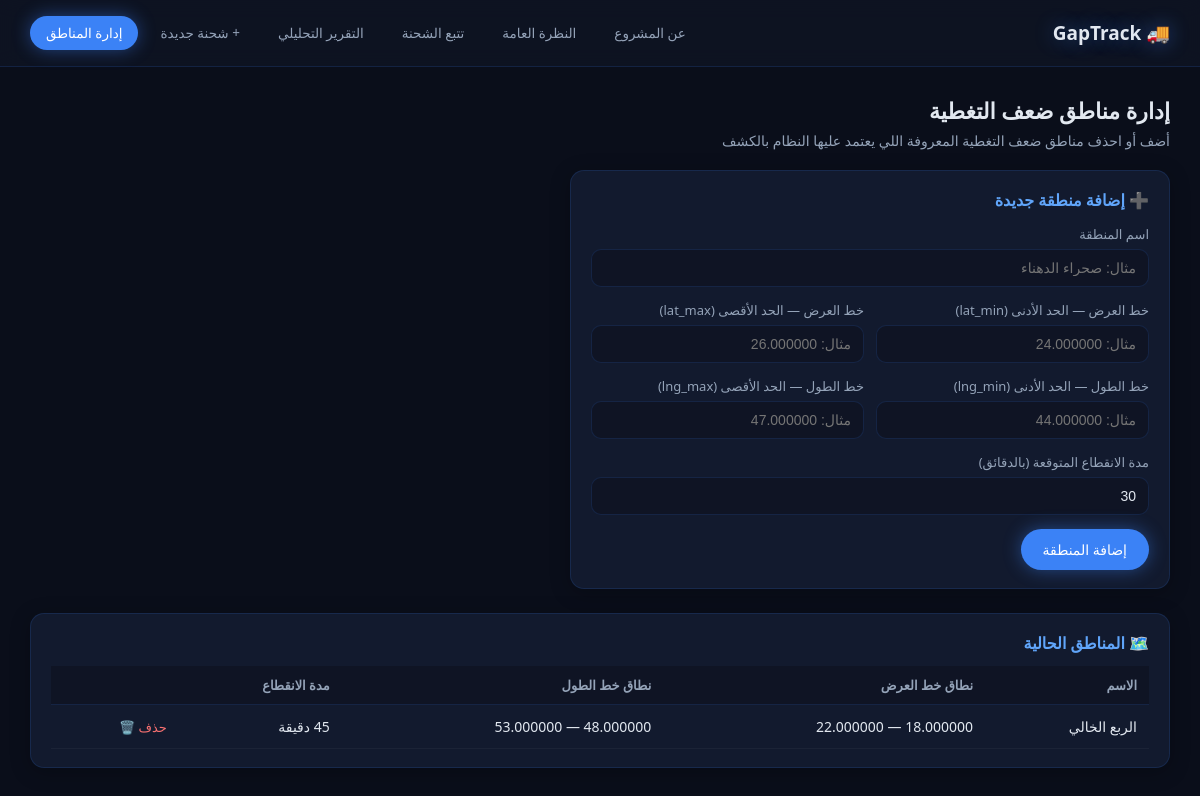
/zones.php, run on the app's committed database.
### tables this page shows
CREATE TABLE coverage_gap_zones (
    id INT AUTO_INCREMENT PRIMARY KEY,
    zone_name VARCHAR(100) NOT NULL,
    lat_min DECIMAL(10,6) NOT NULL,
    lat_max DECIMAL(10,6) NOT NULL,
    lng_min DECIMAL(10,6) NOT NULL,
    lng_max DECIMAL(10,6) NOT NULL,
    expected_gap_minutes INT DEFAULT 30
);

### zones.php (the view, shortened to what this page needs)
<?php
require_once 'config/db.php';
$zones = $conn->query("SELECT * FROM coverage_gap_zones ORDER BY id DESC");
?>
<!DOCTYPE html>
<html lang="ar" dir="rtl">
<head>
  <link rel="stylesheet" href="assets/css/style.css">
</head>
<body>
<nav class="topnav">
  <div class="brand">🚚 GapTrack</div>
  <div class="links">
    <a href="index.php">عن المشروع</a>
    <a href="overview.php">النظرة العامة</a>
    <a href="dashboard.php">تتبع الشحنة</a>
    <a href="reports.php">التقرير التحليلي</a>
    <a href="add_shipment.php">+ شحنة جديدة</a>
    <a href="zones.php" class="active">إدارة المناطق</a>
  </div>
</nav>
<div class="page-wrap">
  <h1 class="page-title">إدارة مناطق ضعف التغطية</h1>
  <p class="page-sub">أضف أو احذف مناطق ضعف التغطية المعروفة اللي يعتمد عليها النظام بالكشف</p>
  <div class="card form-card">
    <h2 style="font-size:16px; color:#60a5fa; margin-bottom:14px;">➕ إضافة منطقة جديدة</h2>
    <form method="POST">
      <div class="form-group">
        <label>اسم المنطقة</label>
        <input type="text" name="zone_name" placeholder="مثال: صحراء الدهناء" required>
      </div>
      <div class="form-row">
        <div class="form-group">
          <label>خط العرض — الحد الأدنى (lat_min)</label>
          <input type="number" step="0.000001" name="lat_min" placeholder="مثال: 24.000000" required>
        </div>
        <div class="form-group">
          <label>خط العرض — الحد الأقصى (lat_max)</label>
          <input type="number" step="0.000001" name="lat_max" placeholder="مثال: 26.000000" required>
        </div>
      </div>
      <div class="form-row">
        <div class="form-group">
          <label>خط الطول — الحد الأدنى (lng_min)</label>
          <input type="number" step="0.000001" name="lng_min" placeholder="مثال: 44.000000" required>
        </div>
        <div class="form-group">
          <label>خط الطول — الحد الأقصى (lng_max)</label>
          <input type="number" step="0.000001" name="lng_max" placeholder="مثال: 47.000000" required>
        </div>
      </div>
      <div class="form-group">
        <label>مدة الانقطاع المتوقعة (بالدقائق)</label>
        <input type="number" name="expected_gap_minutes" value="30" required>
      </div>
      <button type="submit" class="submit-btn">إضافة المنطقة</button>
    </form>
  </div>
  <div class="card">
    <h2 style="font-size:16px; color:#60a5fa; margin-bottom:10px;">🗺️ المناطق الحالية</h2>
    <table class="data-table">
      <tr>
        <th>الاسم</th><th>نطاق خط العرض</th><th>نطاق خط الطول</th>
        <th>مدة الانقطاع</th><th></th>
      </tr>
      <?php while ($z = $zones->fetch_assoc()): ?>
      <tr>
        <td><?= $z['zone_name'] ?></td>
        <td><?= $z['lat_min'] ?> — <?= $z['lat_max'] ?></td>
        <td><?= $z['lng_min'] ?> — <?= $z['lng_max'] ?></td>
        <td><?= $z['expected_gap_minutes'] ?> دقيقة</td>
        <td>
          <a href="zones.php?delete=<?= $z['id'] ?>" class="delete-link"
             onclick="return confirm('متأكد تبي تحذف هذي المنطقة؟')">حذف 🗑️</a>
        </td>
      </tr>
      <?php endwhile; ?>
    </table>
  </div>
</div>
</body>
</html>

### assets/css/style.css (style rules this page uses)
:root { --bg: #0a0e1a; --bg-soft: #0f1424; --card: #121a2e; --card-border: rgba(59, 130, 246, 0.15); --text: #e2e8f0; --text-dim: #94a3b8; --accent: #3b82f6; --accent-glow: rgba(59, 130, 246, 0.45); --accent-2: #60a5fa; --success: #22c55e; --warning: #f59e0b; --danger: #ef4444; --radius: 14px; }
* { box-sizing: border-box; margin: 0; padding: 0; }
body { font-family: 'Segoe UI', Tahoma, Arial, sans-serif; background: var(--bg); color: var(--text); min-height: 100vh; }
nav.topnav { background: rgba(15, 20, 36, 0.85); backdrop-filter: blur(10px); border-bottom: 1px solid var(--card-border); padding: 16px 30px; display: flex; align-items: center; justify-content: space-between; flex-wrap: wrap; gap: 10px; position: sticky; top: 0; z-index: 100; }
nav.topnav .brand { color: var(--text); font-size: 19px; font-weight: bold; text-shadow: 0 0 20px var(--accent-glow); }
nav.topnav .links { display: flex; gap: 6px; flex-wrap: wrap; }
nav.topnav .links a { color: var(--text-dim); text-decoration: none; padding: 8px 16px; border-radius: 30px; font-size: 13.5px; transition: all 0.2s; }
nav.topnav .links a.active { color: white; background: var(--accent); box-shadow: 0 0 18px var(--accent-glow); }
.page-wrap { padding: 28px 30px; max-width: 1300px; margin: 0 auto; }
.card { background: var(--card); border: 1px solid var(--card-border); border-radius: var(--radius); padding: 18px 20px; box-shadow: 0 4px 20px rgba(0,0,0,0.25); }
table.data-table { width: 100%; border-collapse: collapse; margin-top: 12px; }
table.data-table th { background: var(--bg-soft); text-align: right; padding: 10px 12px; font-size: 13px; color: var(--text-dim); border-bottom: 1px solid var(--card-border); }
table.data-table td { padding: 12px; border-bottom: 1px solid rgba(255,255,255,0.04); font-size: 14px; color: var(--text); }
h1.page-title { font-size: 22px; margin-bottom: 6px; color: var(--text); }
p.page-sub { color: var(--text-dim); font-size: 14px; margin-bottom: 20px; }
.submit-btn, .sim-btn { background: var(--accent); color: white; border: none; padding: 11px 22px; border-radius: 30px; font-size: 14px; cursor: pointer; box-shadow: 0 0 18px var(--accent-glow); transition: transform 0.15s, box-shadow 0.15s; font-family: inherit; }
.form-group label { color: var(--text-dim); }
.form-group input, .form-group select { background: var(--bg-soft); border: 1px solid var(--card-border); color: var(--text); border-radius: 10px; }
.stat-card, .card { animation: fadeInUp 0.5s ease both; }

### zones.php (style rules this page uses)
.form-card { max-width: 600px; margin-bottom: 24px; }
.form-row { display: grid; grid-template-columns: 1fr 1fr; gap: 12px; }
.form-group { margin-bottom: 14px; }
.form-group label { display:block; font-size:13px; color:#94a3b8; margin-bottom:6px; }
.form-group input { width:100%; padding:10px 12px; font-size:14px; }
.delete-link { color:#f87171; text-decoration:none; font-size:13px; }

### data on the page
coverage_gap_zones: zone_name "الربع الخالي", lat_max "22.000000", lng_min "48.000000", lng_max "53.000000"
